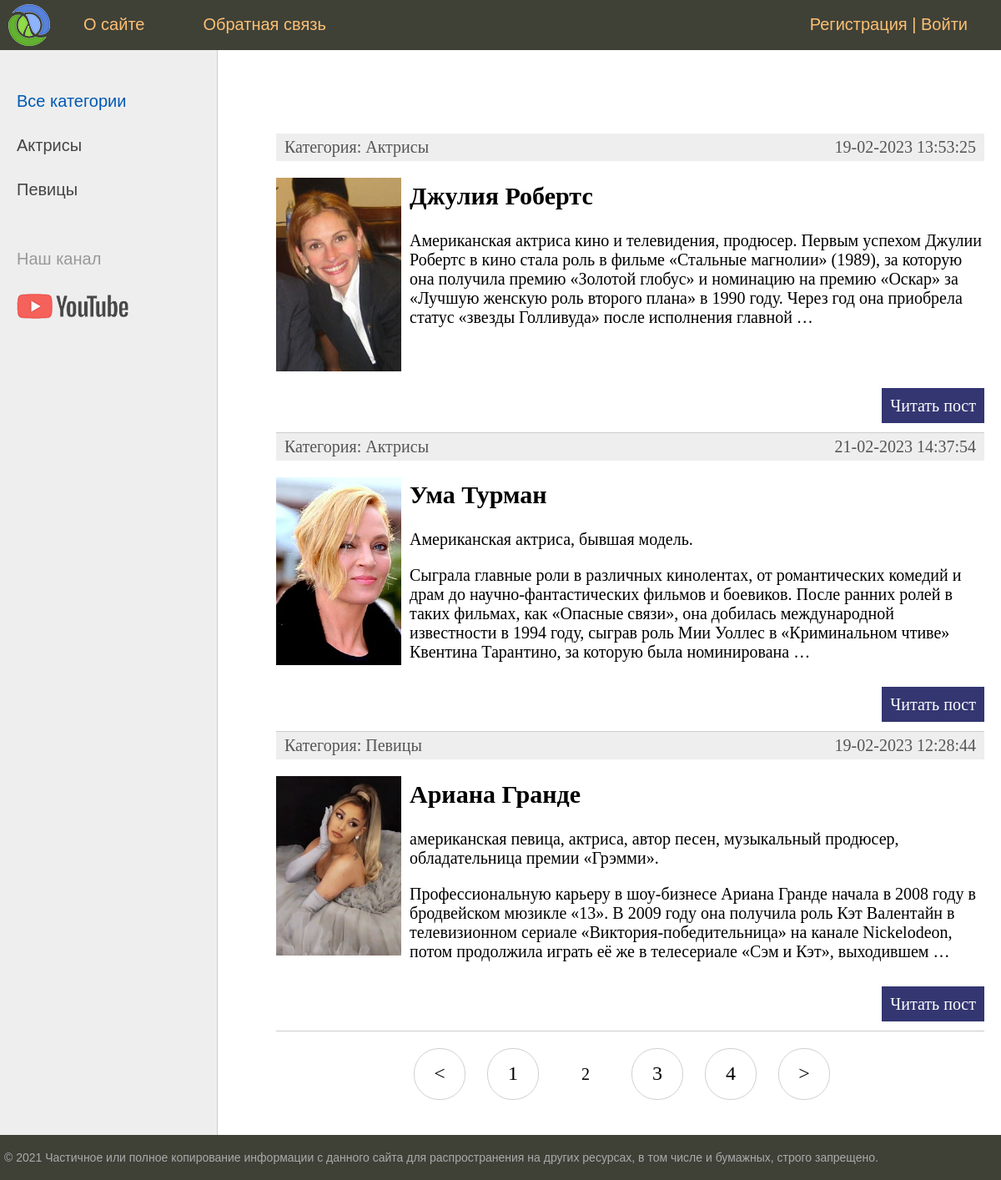
Screenshot of /?page=2 with the database file from the repository.
### women/models.py (models this page shows, shortened)
class Categories(models.Model):
    name = models.CharField(max_length=100, db_index=True, verbose_name='Категория')
    slug = models.SlugField(max_length=255, unique=True, db_index=True, verbose_name='URL')
    class Meta:
        verbose_name = 'Категория'
        verbose_name_plural = 'Категории'
        ordering = ['name']
    def __str__(self) -> str:
        return self.name
    def get_absolute_url(self):
        return reverse('category', kwargs={'cat_slug' : self.slug})

class Women(models.Model):
    title = models.CharField(max_length=255, verbose_name='Заголовок')
    slug = models.SlugField(max_length=255, unique=True, db_index=True, verbose_name='URL')
    content = models.TextField(blank=True, verbose_name='Текст статьи')
    photo = models.ImageField(upload_to = 'photos/%Y/%m/%d/', verbose_name='Выбрать/Изменить фото')
    time_create = models.DateTimeField(auto_now_add=True, verbose_name='Время создания')
    time_update = models.DateTimeField(auto_now=True, verbose_name='Время изменения')
    is_published = models.BooleanField(default=True, verbose_name='Публикация')
    cat = models.ForeignKey('Categories', on_delete=models.PROTECT, verbose_name='Категория')
    class Meta:
        verbose_name = 'Известные женщины'
        verbose_name_plural = 'Известные женщины'
    def get_absolute_url(self):
        return reverse('post', kwargs={'post_slug' : self.slug})

### women/views.py (the view)
# urls.py: path('', WomenHome.as_view(), name='home'),
class WomenHome(DataMixin, ListView):
    model = Women
    template_name = 'women/index.html'
    context_object_name = 'posts'
    def get_context_data(self, **kwargs):
        context =  super().get_context_data(**kwargs)
        c_def = self.get_user_context(title='Главная страница')
        return dict(list(context.items()) + list(c_def.items()))
    def get_queryset(self):
        return Women.objects.filter(is_published=True).select_related('cat')

### women/utils.py (called while the page is built)
    def get_user_context(self, **kwargs):
        context = kwargs
        cats = cache.get('cats')
        if not cats:
            cats = Categories.objects.annotate(Count('women'))
            cache.set('cats', cats, 60)
        user_menu = menu.copy()
        if not self.request.user.is_authenticated:
            user_menu.pop(2)
        context['menu'] = user_menu
        context['cats'] = cats
        if 'cat_selected' not in context:
            context['cat_selected'] = 0
        return context

### women/templates/women/index.html (shortened to what this page needs)
{% extends 'women/base.html' %}
{% block content %}
<ul class="list-articles">
    {% for el in posts %}
    <li>
        <div class="article-panel">
            <p class="first">Категория: {{ el.cat }}</p>
            <p class="last">{{ el.time_update | date:'d-m-Y H:i:s' }}</p>
        </div>
        {% if el.photo %}
        <p><img class="img-article-left thumb" src="{{ el.photo.url }}" alt=""></p>
        {% endif %}
        <h2>{{ el.title }}</h2>
        {% autoescape off %}
        <p>{{ el.content| linebreaks | truncatewords:50 }}</p>
        {% endautoescape %}
        <p class="link-read-post"><a href="{{ el.get_absolute_url }}">Читать пост</a></p>
    </li>
    {% endfor %}
</ul>
{% endblock %}

### women/templates/women/base.html (shortened to what this page needs)
{% load static %}
{% load women_tags %}
<!DOCTYPE html>
<html>
<head>
	<link type="text/css" href="{% static 'women/css/styles.css' %}" rel="stylesheet" />
</head>
<body>
<table class="table-page" border=0 cellpadding="0" cellspacing="0">
<tr><td valign=top>
{% block mainmenu %}
		<div class="header">
			<ul id="mainmenu" class="mainmenu">
			<li class="logo"><a href="{% url 'home' %}"><div class="logo"></div></a></li>
		{% for m in menu %}
			<li><a href="{% url m.url_name %}">{{m.title}}</a></li>
		{% endfor %}
		{% if request.user.is_authenticated %}
		<li class="last">{{ user.username }} | <a href="{% url 'logout' %}">Выйти</a></li>
		{% else %}
		<li class="last"><a href="{% url 'register' %}">Регистрация</a> | <a href="{% url 'login' %}">Войти</a></li>
		{% endif %}
			</ul>
		</div>
{% endblock mainmenu %}
<table class="table-content" border=0 cellpadding="0" cellspacing="0">
<tr>
	<td valign="top" class="left-chapters">
		<ul id="leftchapters">
		{% if cat_selected == 0 %}
			<li class="selected">Все категории</li>
		{% else %}
			<li><a href="{% url 'home' %}">Все категории</a></li>
		{% endif %}
		{% for c in cats %}
		{% if c.women__count > 0 %}
		{% if c.pk == cat_selected %}
		<li class="selected">{{ c.name }}</li>
		{% else %}
		<li><a href="{{ c.get_absolute_url }}">{{ c.name }}</a></li>
		{% endif %}
		{% endif %}
		{% endfor %}
		<li class="share">
		<p>Наш канал</p>
		<a class="share-yt" href="https://www.youtube.com/channel/UClJzWfGWuGJL2t-3dYKcHTA/playlists" target="_blank" rel="nofollow"></a>
	</li>
	</ul>
</td>
<td valign="top" class="content">
	<div class="content-text">
{% block content %}
{% endblock %}
{% if page_obj.has_other_pages %}
<nav class="list-pages">
	<ul>
		{% if page_obj.has_previous %}
			<a href="?page={{ page_obj.previous_page_number }}">
				<li class="page-num">&lt;</li>
			</a>
		{% endif %}
		{% for p in paginator.page_range %}
			{% if page_obj.number == p %}
				<li class="page-num page-num-selected">{{ p }}</li>
			{% elif p >= page_obj.number|add:-2 and p <= page_obj.number|add:2 %}
				<a href="?page={{ p }}">
					<li class="page-num">{{ p }}</li>
				</a>
			{% endif %}
		{% endfor %}
		{% if page_obj.has_next %}
			<a href="?page={{ page_obj.next_page_number }}">
				<li class="page-num">&gt;</li>
			</a>
		{% endif %}
	</ul>
</nav>
{% endif %}
	</div>
</td></tr></table>
</td></tr>
<tr><td valign=top>
	<div id="footer">
		<p>&copy; 2021 Частичное или полное копирование информации с данного сайта для распространения на других ресурсах, в том числе и бумажных, строго запрещено.</p>
	</div>
</td></tr></table>
</body>
</html>

### women/static/women/css/styles.css (style rules this page uses)
html, body { font-family: 'Arial'; margin: 0; padding: 0; height: 100%; width: 100%; color: #444; }
a { color: #0059b2; text-decoration: none; }
img { max-width: 600px; height: auto; }
img.img-article-left { max-width: 300px; height: auto; float: left; padding: 0 10px 10px 0; }
img.img-article-left.thumb { max-width: 150px; height: auto; }
p.link-read-post { text-align: right; }
p.link-read-post a { padding: 10px; min-width: 100px; background: #333671; color: #fff; text-decoration: none; }
div.article-panel { background: #eee; padding: 5px 10px 5px 10px; box-sizing: border-box; overflow: hidden; color: #555; }
div.article-panel p.first { margin: 0; float: left; }
div.article-panel p.last { margin: 0; float: right; }
ul.list-articles { list-style: none; margin: 0; padding: 0; }
ul.list-articles li { border-bottom: 1px solid #ccc; }
.table-page { width: 100%; height: 100%; vertical-align: top; }
.table-page tr { height: 100%; }
.header { background: #3F4137; height: 60px; }
.logo { background: url('../images/logo.png') no-repeat 10px 5px; width: 70px; height: 60px; }
ul.mainmenu { list-style: none; margin: 0; padding: 0; height: 60px; color: #fdc073; font-size: 20px; overflow: hidden; }
ul.mainmenu li { float: left; margin: 18px 40px 0 30px; }
ul.mainmenu li.logo { margin: 0; }
ul.mainmenu li.last { float: right; }
ul.mainmenu li a { color: #fdc073; text-decoration: none; }
.table-content { width: 100%; min-height: 100%; height: 100%; }
.left-chapters { margin: 0; background: #eee; border-right: 1px solid #ccc; min-height: 100%; }
.left-chapters ul { width: 230px; min-height: 100%; margin: 0; padding: 20px 10px 10px 20px; list-style: none; font-size: 20px; }
.left-chapters ul li { margin: 30px 0 0 0; color: #999; }
.left-chapters ul li.selected { color: #0059b2; }
.left-chapters ul li a { color: #444; text-decoration: none; }
.left-chapters ul li.share { margin: 60px 0 0 0; }
.left-chapters ul li.share p { margin: 30px 0 30px 0; }
.left-chapters ul li.share a { display: inline-block; width: 40px; height: 40px; margin: 0 20px 0 0; }
.left-chapters ul li.share a.share-yt { width: 100%; height: 30px; background: url('../images/share_yt.png') no-repeat 0 0 }
.content { padding: 40px 20px 20px 40px; width: 100%; box-sizing: border-box; }
.content-text { margin: 60px 0 0 30px; color: #000; font-size: 20px; font-family: Yandex Sans Display Light; }
#footer { box-sizing: border-box; background: #3F4137; padding: 5px; color: #aaa; font-size: 14px; font-family: Verdana, Geneva, Arial, Helvetica; text-align: left; overflow: hidden; }
.list-pages { text-align: center; margin: 0 0 20px 0; }
.list-pages ul { margin: 20px 0 0 0; padding: 0; list-style: none; }
.list-pages ul li { display: inline-block; margin: 0 20px 0 0; }
.list-pages a { color: #000; font-size: 24px; text-decoration: none; }
.list-pages .page-num, .page-num-selected { display: inline-block; width: 60px; height: 44px; padding: 16px 0 0 0; border: 1px solid #d0d0d0; border-radius: 30px; }
.list-pages .page-num-selected { border: none; color: #000; font-size: 20px; }

### rows the page displays
Categories: name "Актрисы"
Categories: name "Певицы"
Women: cat "Актрисы", time_update "19-02-2023 13:53:25", photo (picture), title "Джулия Робертс", content "Американская актриса кино и телевидения, продюсер. Первым успехом Джулии Робертс в кино стала роль в фильме «Стальные магнолии» (1989), за которую она получила премию «Золотой глобус» и номинацию на премию «Оскар» за «Лучшую женскую роль второго плана» в 1990 году. Через год она приобрела статус «звезды Голливуда» после исполнения главной …"
Women: cat "Актрисы", time_update "21-02-2023 14:37:54", photo (picture), title "Ума Турман", content "Американская актриса, бывшая модель. Сыграла главные роли в различных кинолентах, от романтических комедий и драм до научно-фантастических фильмов и боевиков. После ранних ролей в таких фильмах, как «Опасные связи», она добилась международной известности в 1994 году, сыграв роль Мии Уоллес в «Криминальном чтиве» Квентина Тарантино, за которую была номинирована …"
Women: cat "Певицы", time_update "19-02-2023 12:28:44", photo (picture), title "Ариана Гранде", content "американская певица, актриса, автор песен, музыкальный продюсер, обладательница премии «Грэмми». Профессиональную карьеру в шоу-бизнесе Ариана Гранде начала в 2008 году в бродвейском мюзикле «13». В 2009 году она получила роль Кэт Валентайн в телевизионном сериале «Виктория-победительница» на канале Nickelodeon, потом продолжила играть её же в телесериале «Сэм и Кэт», выходившем …"

### other values shown
{{ m.title }} "О сайте" "Обратная связь"
{{ p }} "1" "3" "4"
{{ p }} "2"
